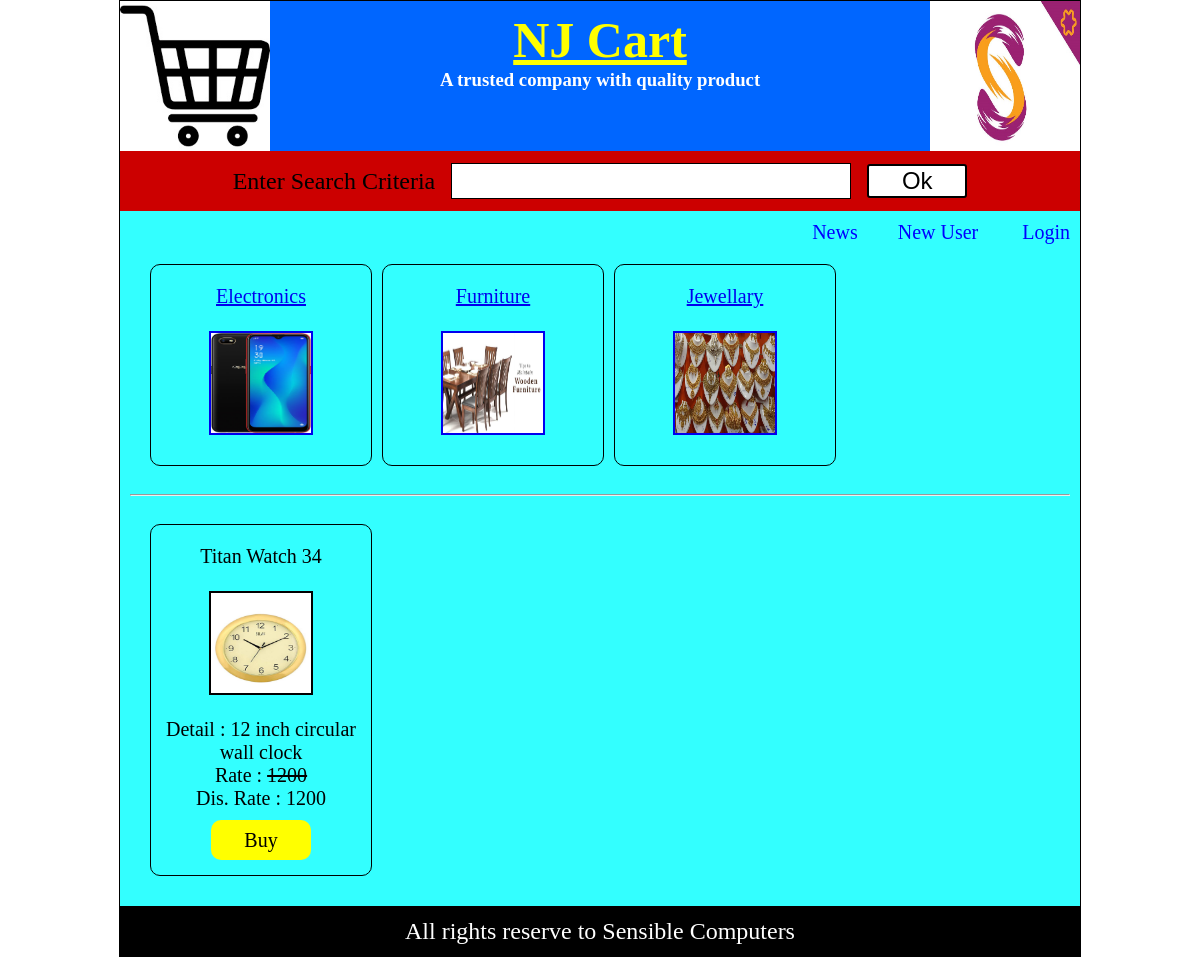
The page / on the database its author committed.
### tables this page shows
CREATE TABLE IF NOT EXISTS `category_info` (
  `cat_id` int(11) NOT NULL AUTO_INCREMENT,
  `cat_name` varchar(40) NOT NULL,
  `cat_dname` varchar(40) NOT NULL,
  `image_path` text NOT NULL,
  `cat_type` varchar(10) NOT NULL,
  `cat_parent_id` int(11) NOT NULL,
  `reg_date` date NOT NULL,
  PRIMARY KEY (`cat_id`)
);

CREATE TABLE IF NOT EXISTS `item_info` (
  `item_id` int(11) NOT NULL AUTO_INCREMENT,
  `item_name` varchar(30) NOT NULL,
  `item_detail` text NOT NULL,
  `image_path` text NOT NULL,
  `parent_category` int(11) NOT NULL,
  `item_rate` float NOT NULL,
  `item_discount` float NOT NULL,
  `reg_date` date NOT NULL,
  PRIMARY KEY (`item_id`)
);

### index.php (the view, shortened to what this page needs)
<?php
  include("header.php");
?>
<div id="content">
<div id="register">
<a href="displayNews.php">News</a> &nbsp;&nbsp;&nbsp;&nbsp;&nbsp;&nbsp;&nbsp;&nbsp;
 <a href="customerForm.php">New User</a> &nbsp;&nbsp;&nbsp;&nbsp;&nbsp;&nbsp;&nbsp;&nbsp;&nbsp;
 <a href="loginForm.php">Login</a>
</div>
<div id="categoryArea">
<?php
  if(isset($_REQUEST["cid"]))
  {
	$prid=$_REQUEST["cid"];
  }
  else
  {
	$prid=0;
  }
  include("dbconnect.php");
 $rs=mysqli_query($con,"select * from category_info where cat_parent_id=$prid order by cat_dname");
  while($row=mysqli_fetch_array($rs))
  {
	echo("<div class='category'>");
    $id=$row["cat_id"];
	echo("<a href='index.php?cid=$id'>");
	echo($row["cat_dname"]);
	echo("<br><br>");
	$img=$row["image_path"];
	echo("<img src='.\\collection\\$img' width='100' height='100' border='2'>");
	echo("</a>");
	echo("</div>");
  }
?>
</div>
<hr>
<div id="itemArea">
<?php
  if(isset($_REQUEST["cid"]))
  {
	$prid=$_REQUEST["cid"];
  }
  else
  {
	$prid=0;
  }
  include("dbconnect.php");
 $rs=mysqli_query($con,"select * from item_info where parent_category=$prid order by item_name");
  while($row=mysqli_fetch_array($rs))
  {
	echo("<div class='item'>");
    $id=$row["item_id"];
	echo($row["item_name"]);
	echo("<br><br>");
	$img=$row["image_path"];
	echo("<img src='.\\collection\\$img' width='100' height='100' border='2'>");
	echo("<br><br>");
	echo("Detail : ".$row["item_detail"]);
    echo("<br>");
	echo("Rate : <s>".$row["item_rate"]."</s>");
     $dis=$row["item_discount"];
	 $spdis=0;
     $dis = $dis + $spdis;
     $final=$row["item_rate"] - $row["item_rate"] * $dis/100;
       echo("<br>");
	echo("Dis. Rate : ".$final);
	echo("<div class='buyButton'>");
	  echo("<a href='checkAlreadyLoginForBuy.php?prodid=$id&price=$final'>Buy</a>");
	echo("</div>");
	echo("</div>");
  }
?>
</div>
</div>
<?php
 include("footer.php");
?>

### css/style.css (style rules this page uses)
body { margin:0px; padding:0px; }
#content { min-height:450px; background-color:#3FF; padding:10px; }
#register { text-align:right; }
#register a { text-decoration:none; color:#00F; font-size:20px; }
#categoryArea { padding:15px; }
.category { width:220px; height:180px; border:1px solid black; display:inline-block; margin:5px; border-radius:10px; text-align:center; padding-top:20px; font-size:20px; }
#itemArea { padding:15px; }
.item { width:220px; min-height:330px; border:1px solid black; display:inline-block; margin:5px; border-radius:10px; text-align:center; padding-top:20px; font-size:20px; }
.buyButton { width:100px; height:40px; background-color:yellow; margin:10px auto; line-height:40px; border-radius:10px; }
.buyButton a { text-decoration:none; line-height:40px; display:block; color:black; }

### rows shown on the page
category_info: cat_dname "Electronics", image_path (picture)
category_info: cat_dname "Furniture", image_path (picture)
category_info: cat_dname "Jewellary", image_path (placeholder picture)
item_info: item_name "Titan Watch 34", image_path (picture), item_detail "12 inch circular wall clock", item_rate "1200"
